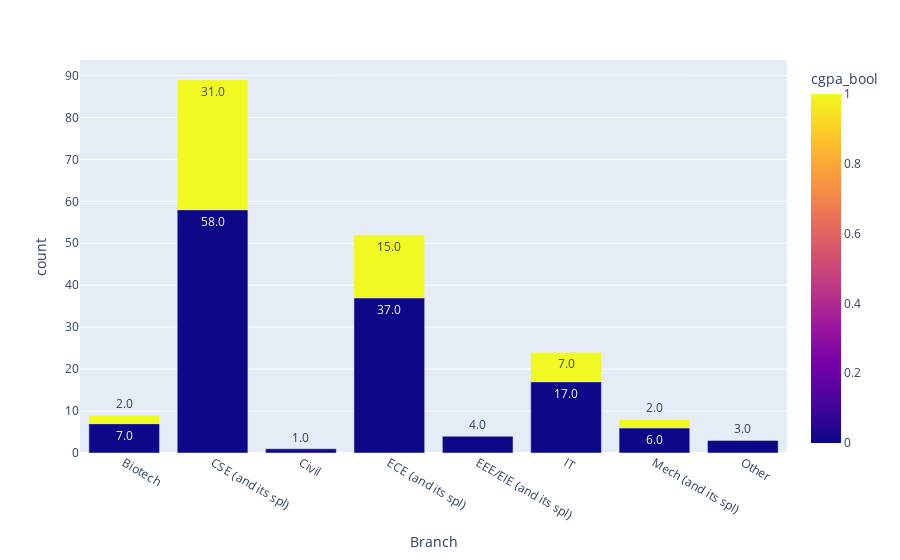

Notebook code cell kept with this figure:
### Markdown cell above
### Branch

### Code cell
df_temp = df_prepocessed.groupby("Branch")['cgpa_bool'].value_counts().reset_index(name="count")
# df_temp['cgpa_bool'] = df_temp['cgpa_bool'].map({1: "9-pointer", 0: "Non-9-pointer"})
df_temp['percentages']=df_temp.groupby('Branch')['count'].transform(lambda x: x/x.sum() *100)
fig = px.bar(df_temp, x="Branch", y="count",color='cgpa_bool', text_auto='.1f',color_discrete_map={
                "9-pointer": "#873260",
                "Non-9-pointer": "#DAA520",
                },barmode="relative" , hover_data={'percentages': ':.1f'},
category_orders={"cgpa_bool": ["9-pointer", "Non-9-pointer"]})
fig.update_layout(
    legend_title_text="CGPA Category"
)
fig.show()

### Figure 1 — Plotly figure (JSON) as saved in the notebook; plotly's stock layout.template omitted (floating-point values rounded to 4 significant figures)
{"data": [{"customdata": [[77.78], [22.22], [65.17], [34.83], [100.0], [71.15], [28.85], [100.0], [70.83], [29.17], [75.0], [25.0], [100.0]], "hovertemplate": "Branch=%{x}<br>count=%{y}<br>percentages=%{customdata[0]:.1f}<br>cgpa_bool=%{marker.color}<extra></extra>", "legendgroup": "", "marker": {"color": [0, 1, 0, 1, 0, 0, 1, 0, 0, 1, 0, 1, 0], "coloraxis": "coloraxis", "pattern": {"shape": ""}}, "name": "", "orientation": "v", "showlegend": false, "textposition": "auto", "texttemplate": "%{y:.1f}", "type": "bar", "x": ["Biotech", "Biotech", "CSE (and its spl)", "CSE (and its spl)", "Civil", "ECE (and its spl)", "ECE (and its spl)", "EEE/EIE (and its spl)", "IT", "IT", "Mech (and its spl)", "Mech (and its spl)", "Other"], "xaxis": "x", "y": [7, 2, 58, 31, 1, 37, 15, 4, 17, 7, 6, 2, 3], "yaxis": "y"}], "layout": {"barmode": "relative", "coloraxis": {"colorbar": {"title": {"text": "cgpa_bool"}}, "colorscale": [[0, "#0d0887"], [0.1111, "#46039f"], [0.2222, "#7201a8"], [0.3333, "#9c179e"], [0.4444, "#bd3786"], [0.5556, "#d8576b"], [0.6667, "#ed7953"], [0.7778, "#fb9f3a"], [0.8889, "#fdca26"], [1, "#f0f921"]]}, "legend": {"title": {"text": "CGPA Category"}, "tracegroupgap": 0}, "margin": {"t": 60}, "xaxis": {"anchor": "y", "domain": [0, 1], "title": {"text": "Branch"}}, "yaxis": {"anchor": "x", "domain": [0, 1], "title": {"text": "count"}}}}
